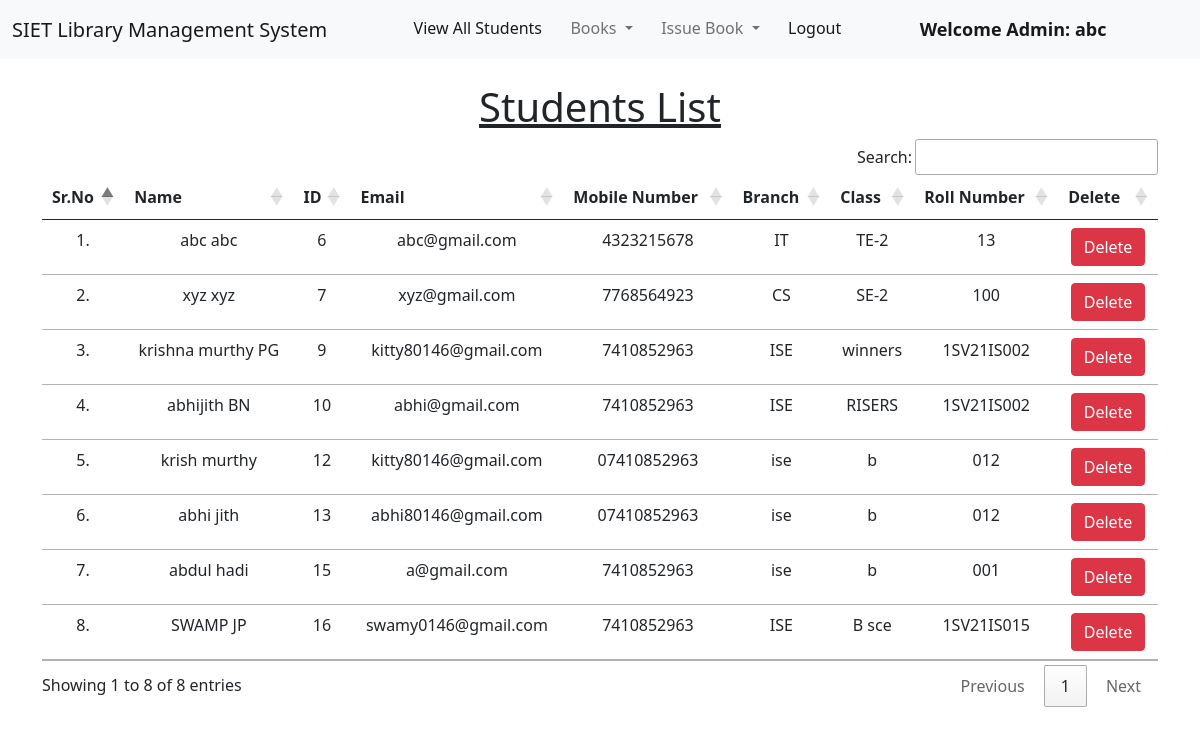
Page /view_students/ (signed in) on the committed database.
### library/models.py (models this page shows, shortened)
class Student(models.Model):
    user = models.OneToOneField(User, on_delete=models.CASCADE)
    classroom = models.CharField(max_length=10)
    branch = models.CharField(max_length=10)
    roll_no = models.CharField(max_length=3, blank=True)
    phone = models.CharField(max_length=10, blank=True)
    image = models.ImageField(upload_to="", blank=True)

### library/views.py (the view)
# urls.py: path("view_students/", views.view_students, name="view_students"),
@login_required(login_url = '/admin_login')
def view_students(request):
    students = Student.objects.all()
    return render(request, "view_students.html", {'students':students})

### library/templates/view_students.html (shortened to what this page needs)
{% extends 'admin_navbar.html' %}
{% load static %}
{% block body %}
<div class="container mt-4">
    <h1 class="text-center"><u>Students List</u></h1>
    <table class="table table-hover" id="example">
        <thead>
            <tr class="text-center">
                <th>Sr.No</th>
                <th>Name</th>
                <th>ID</th>
                <th>Email</th>
                <th>Mobile Number</th>
                <th>Branch</th>
                <th>Class</th>
                <th>Roll Number</th>
                <th>Delete</th>
            </tr>
        </thead>
        <tbody>
            {% for student in students %}
            <tr class="text-center">
                <td>{{forloop.counter}}.</td>
                <td>{{student.user.get_full_name}}</td>
                <td>{{student.user.id}}</td>
                <td>{{student.user.email}}</td>
                <td>{{student.phone}}</td>
                <td>{{student.branch}}</td>
                <td>{{student.classroom}}</td>
                <td>{{student.roll_no}}</td>
                <td><a href="/delete_student/{{student.id}}/" class="btn btn-danger" onclick="return confirm('Are you sure you want to delete this student?')">Delete</a></td>
            </tr>
            {% endfor %}
        </tbody>
    </table>
    </div>
{% endblock %}

### library/templates/admin_navbar.html (shortened to what this page needs)
<!doctype html>
<html lang="en">
  <head>
    <link href="https://cdn.jsdelivr.net/npm/bootstrap@5.1.0/dist/css/bootstrap.min.css" rel="stylesheet">
    <link rel="stylesheet" href="https://cdn.datatables.net/1.10.25/css/jquery.dataTables.min.css">
    <link rel="stylesheet" href="https://cdn.datatables.net/buttons/1.7.1/css/buttons.dataTables.min.css">
  </head>
  <body>
    <nav class="navbar navbar-expand-lg navbar-light bg-light">
        <div class="container-fluid">
          <a class="navbar-brand" href="#">SIET Library Management System</a>
          <div class="collapse navbar-collapse" id="navbarSupportedContent">
            <ul class="navbar-nav me-auto mb-2 mb-lg-0">
              <li class="nav-item">
                <a class="nav-link active" aria-current="page" href="/view_students/">View All Students</a>
              </li>
              <li class="nav-item dropdown">
                <a class="nav-link dropdown-toggle" href="#" id="navbarDropdown" role="button" data-bs-toggle="dropdown" aria-expanded="false">
                  Books
                </a>
              </li>
              <li class="nav-item dropdown">
                <a class="nav-link dropdown-toggle" href="#" id="navbarDropdown" role="button" data-bs-toggle="dropdown" aria-expanded="false">
                  Issue Book
                </a>
              </li>
              <li class="nav-item">
                <a class="nav-link active" aria-current="page" href="/logout/">Logout</a>
              </li>
              <li class="nav-item">
                <a style="font-weight:600; font-family:'Segoe UI', Tahoma, Geneva, Verdana, sans-serif; font-size: large;" class="nav-link active" href="#">Welcome Admin: {{request.user}}</a>
              </li>
            </ul>
          </div>
        </div>
      </nav>
      {% block body %}
      {% endblock %}
  </body>
</html>

### rows in the picture
Student: user.get_full_name "abc abc", user.id "6", user.email "abc@gmail.com", phone "4323215678", branch "IT", classroom "TE-2", roll_no "13"
Student: user.get_full_name "xyz xyz", user.id "7", user.email "xyz@gmail.com", phone "7768564923", branch "CS", classroom "SE-2", roll_no "100"
Student: user.get_full_name "krishna murthy PG", user.id "9", user.email "kitty80146@gmail.com", phone "7410852963", branch "ISE", classroom "winners", roll_no "1SV21IS002"
Student: user.get_full_name "abhijith BN", user.id "10", user.email "abhi@gmail.com", phone "7410852963", branch "ISE", classroom "RISERS", roll_no "1SV21IS002"
Student: user.get_full_name "krish murthy", user.id "12", user.email "kitty80146@gmail.com", phone "07410852963", branch "ise", classroom "b", roll_no "012"
Student: user.get_full_name "abhi jith", user.id "13", user.email "abhi80146@gmail.com", phone "07410852963", branch "ise", classroom "b", roll_no "012"
Student: user.get_full_name "abdul hadi", user.id "15", user.email "a@gmail.com", phone "7410852963", branch "ise", classroom "b", roll_no "001"
Student: user.get_full_name "SWAMP JP", user.id "16", user.email "swamy0146@gmail.com", phone "7410852963", branch "ISE", classroom "B sce", roll_no "1SV21IS015"

### other values in the picture
{{ request.user }} "abc"
